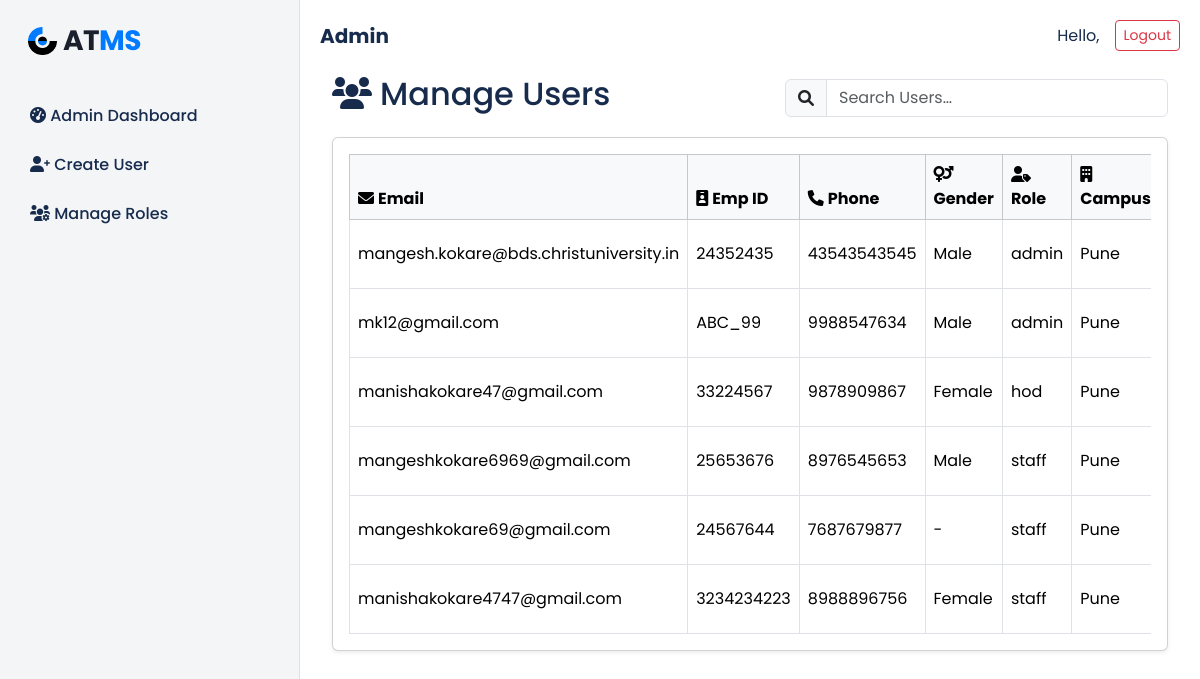
The app's page /accounts/manage_user/, older data.
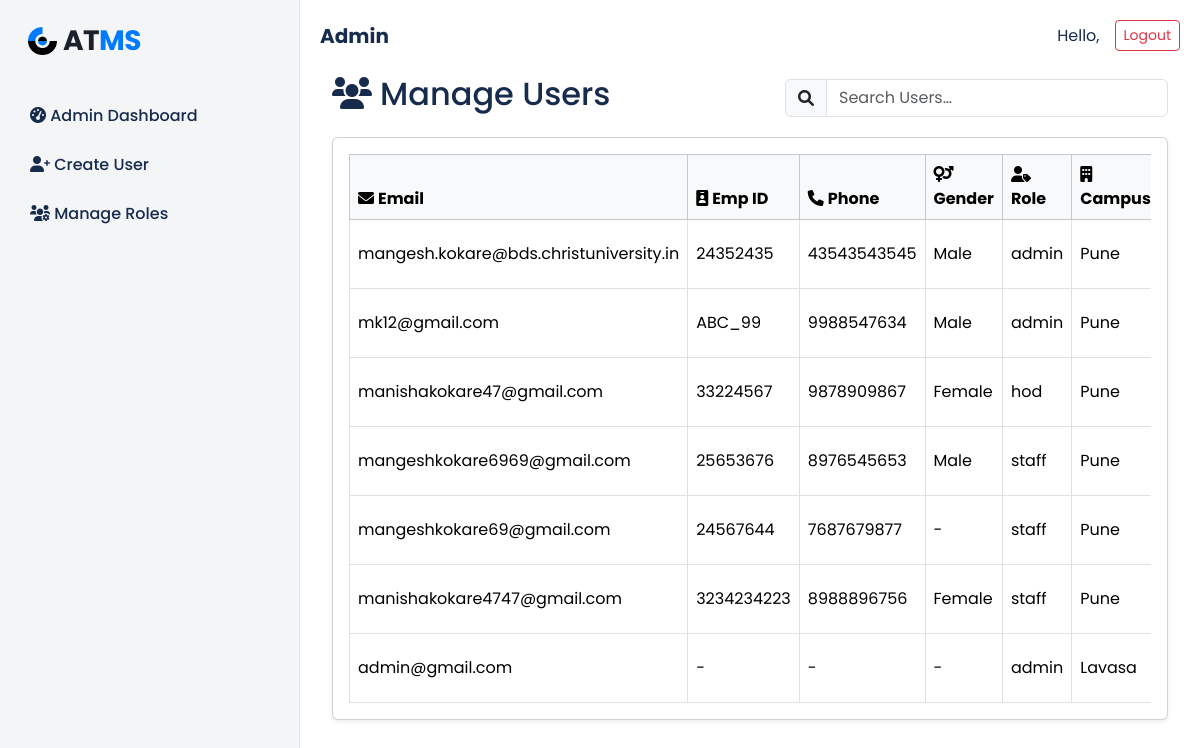
The same page, newer data.
### accounts/models.py (models this page shows, shortened)
class CustomUser(AbstractUser):
    emp_id = models.CharField(max_length=20, blank=True, null=True)
    campus = models.ForeignKey('Campus', on_delete=models.SET_NULL, null=True, blank=True)
    school = models.ForeignKey('School', on_delete=models.SET_NULL, null=True, blank=True)
    department = models.ManyToManyField('Department', blank=True)
    phone_number = models.CharField(max_length=15, blank=True, null=True)
    gender = models.CharField(max_length=10, blank=True, null=True)
    phone_no = models.CharField(max_length=15, blank=True, null=True)
    role = models.CharField(
        max_length=10,
        choices=[('admin', 'Admin'), ('hod', 'HOD'), ('staff', 'Staff'), ('student', 'Student')],
        blank=True, null=True,
    )
    email = models.EmailField(unique=True)
    USERNAME_FIELD = 'email'  # login using email
    REQUIRED_FIELDS = ['username']        # must NOT include 'email'

class Campus(models.Model):
    name = models.CharField(max_length=255)

### accounts/views.py (the view)
# urls.py: path('manage_user/', views.manage_user, name='manage_user'),
def manage_user(request):
    users = CustomUser.objects.all()
    campuses = Campus.objects.all()
    schools = School.objects.all()
    departments = Department.objects.all()
    return render(request, 'accounts/manage_user.html', {
        'users': users,
        'campuses': campuses,
        'schools': schools,
        'departments': departments,
    })

### accounts/context_processors.py (called while the page is built)
def all_projects(request):
    projects = Project.objects.all()
    return {'projects': projects}

def global_teams_and_students(request):
    teams = Team.objects.all()
    students = User.objects.filter(role='staff')
    return {
        'teams': teams,
        'students': students
    }

### accounts/templates/accounts/manage_user.html (shortened to what this page needs)
{% extends 'admin_base.html' %}
{% load static %}
{% block content %}
<div class="container mt-4">
    <div class="d-flex justify-content-between align-items-center mb-3 flex-wrap">
        <h2 class="mb-2"><i class="fa fa-users me-2"></i>Manage Users</h2>
        <div class="input-group w-auto">
            <span class="input-group-text bg-light"><i class="fa fa-search"></i></span>
            <input id="userSearch" type="text" class="form-control" placeholder="Search Users…">
        </div>
    </div>
    {% if users %}
    <div class="card shadow-sm rounded">
        <div class="card-body p-3">
            <div class="table-responsive">
                <table class="table table-hover table-bordered align-middle mb-0">
                    <thead class="table-light">
                        <tr>
                            <th><i class="fa fa-envelope me-1"></i>Email</th>
                            <th><i class="fa fa-id-badge me-1"></i>Emp ID</th>
                            <th><i class="fa fa-phone me-1"></i>Phone</th>
                            <th><i class="fa fa-venus-mars me-1"></i>Gender</th>
                            <th><i class="fa fa-user-tag me-1"></i>Role</th>
                            <th><i class="fa fa-building me-1"></i>Campus</th>
                        </tr>
                    </thead>
                    <tbody id="userTable">
                        {% for user in users %}
                        <tr data-user-id="{{ user.id }}">
                            <form method="POST" action="{% url 'accounts:update_user_role' user.id %}" class="d-flex align-items-center gap-2">
                                <td>
                                    <span class="view-mode">{{ user.email }}</span>
                                </td>
                                <td>
                                    <span class="view-mode">{{ user.emp_id|default:"-" }}</span>
                                </td>
                                <td>
                                    <span class="view-mode">{{ user.phone_number|default:"-" }}</span>
                                </td>
                                <td>
                                    <span class="view-mode">{{ user.gender|default:"-" }}</span>
                                </td>
                                <td>
                                    <span class="view-mode">{{ user.role|default:"-" }}</span>
                                </td>
                                <td>
                                    <span class="view-mode">{{ user.campus.name|default:"-" }}</span>
                                </td>
                            </form>
                        </tr>
                        {% endfor %}
                    </tbody>
                </table>
            </div>
        </div>
    </div>
    {% else %}
        <p class="mt-3 text-muted">No users found.</p>
    {% endif %}
</div>
{% endblock %}

Row changes from the older to the newer data that the page shows:
added CustomUser: email "admin@gmail.com", emp_id "-", phone_number "-", gender "-", role "admin", campus.name "Lavasa"
